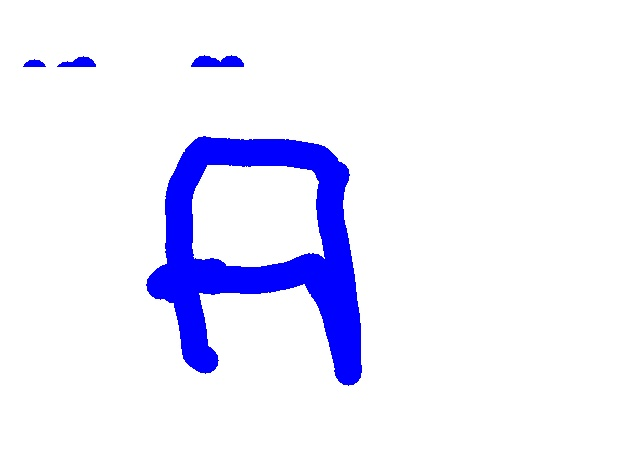
#> input picture last_frame.jpg, 636 x 471 px, given in place of the camera
$ jupyter execute --allow-errors AirWritingDnR2024.ipynb   (text cells are left out)
#> lines starting #> are read from the running program, lines starting #| are printed output that depends on the picture; after the words box and inside, x2 and y2 are one past the last pixel; in counts of white or black regions, pixels touching at a corner belong together
### AWDR/static/uploads/color_selector.py
import cv2

def color_detector():

    def setValues(x):
        print("")
    # creating a window for HUE selector
    cv2.namedWindow("Color detectors")
    cv2.createTrackbar("Upper Hue", "Color detectors", 153, 180, setValues)
    cv2.createTrackbar("Upper Saturation", "Color detectors", 255, 255, setValues)
    cv2.createTrackbar("Upper Value", "Color detectors", 255, 255, setValues)
    cv2.createTrackbar("Lower Hue", "Color detectors", 64, 180, setValues)
    cv2.createTrackbar("Lower Saturation", "Color detectors", 72, 255, setValues)
    cv2.createTrackbar("Lower Value", "Color detectors", 49, 255, setValues)

### AirWritingDnR2024.ipynb
[cell 1]
#importing the libraries

import numpy as np
import cv2
from collections import deque
from color_selector import color_detector

[cell 2]
# calling the colour function
color_detector()

bpoints = [deque(maxlen = 512)]
gpoints = [deque(maxlen = 512)]
ypoints = [deque(maxlen = 512)]
rpoints = [deque(maxlen = 512)]

[cell 3]
#pointers in the above colour array we introduce some index values Which would mark their positions
blue_index = 0
green_index = 0
yellow_index = 0
red_index = 0

[cell 4]
# The kernel is used for dilation of contour

kernel = np.ones((5, 5))

[cell 5]
# The ink colours for the drawing purpose

colors = [(255, 0, 0), (0, 255, 0), (0, 225, 255), (0, 0, 255)]
colorIndex = 0

[cell 6]
# Setting up the drawing board AKA The canvas

paintWindow = np.zeros((471, 636, 3)) + 255

cv2.namedWindow('Paint', cv2.WINDOW_AUTOSIZE)
# Function to create trackbars and set the initial HSV values
def set_up_trackbars():
    cv2.createTrackbar("Upper Hue", "Paint", 153, 180, nothing)
    cv2.createTrackbar("Upper Saturation", "Paint", 255, 255, nothing)
    cv2.createTrackbar("Upper Value", "Paint", 255, 255, nothing)
    cv2.createTrackbar("Lower Hue", "Paint", 64, 180, nothing)
    cv2.createTrackbar("Lower Saturation", "Paint", 72, 255, nothing)
    cv2.createTrackbar("Lower Value", "Paint", 49, 255, nothing)
def nothing(x):
    pass

# Calling the set_up_trackbars function to create the trackbars
set_up_trackbars()

[cell 7]
cap = cv2.VideoCapture(0)

while True:

    # Reading the camera frame
    ret, frame = cap.read()
#> frame is the input picture: shape (471, 636, 3); mean B, G, R 254.3, 236.3, 236.3
    # For saving video outputqqqqqqqqq
    # out = cv2.VideoWriter("Paint-Window.mp4", cv2.VideoWriter_fourcc(*'XVID'), 1, (frame.shape[1], frame.shape[0]))

    # Flipping the frame to see same side of the userqqqqqqqqq
    frame = cv2.flip(frame, 1)
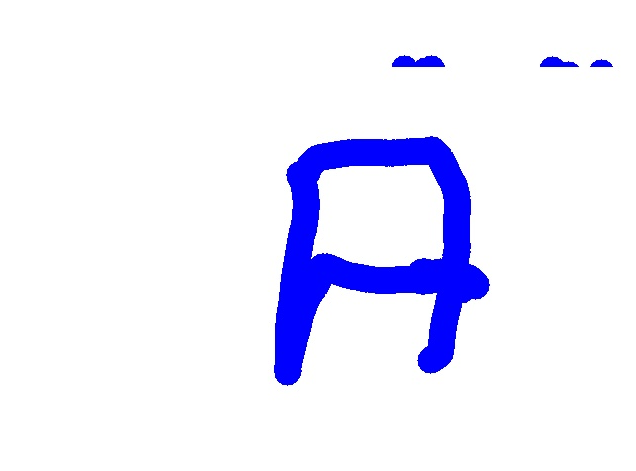
#> frame: shape (471, 636, 3); mean B, G, R 254.3, 236.3, 236.3
    hsv = cv2.cvtColor(frame, cv2.COLOR_BGR2HSV)
#> hsv: shape (471, 636, 3); mean H, S, V 13.1, 18.7, 254.4

    # Getting the new positions of the trackbar and setting the new HSV values

    u_hue = cv2.getTrackbarPos("Upper Hue", "Color detectors")
    u_saturation = cv2.getTrackbarPos("Upper Saturation", "Color detectors")
    u_value = cv2.getTrackbarPos("Upper Value","Color detectors")
    l_hue = cv2.getTrackbarPos("Lower Hue", "Color detectors")
    l_saturation = cv2.getTrackbarPos("Lower Saturation", "Color detectors")
    l_value = cv2.getTrackbarPos("Lower Value", "Color detectors")
    Upper_hsv = np.array([u_hue, u_saturation, u_value])
    Lower_hsv = np.array([l_hue, l_saturation, l_value])

    # Adding the colour buttons to the live frame to choose color
    frame = cv2.rectangle(frame, (35, 1), (135, 65), (122, 122, 122), -1)
    frame = cv2.rectangle(frame, (160, 1), (255, 65), (255, 0, 0), -1)
    frame = cv2.rectangle(frame, (275, 1), (370, 65), (0, 255, 0), -1)
    frame = cv2.rectangle(frame, (390, 1), (485, 65), (0, 255, 255), -1)
    frame = cv2.rectangle(frame, (505, 1), (600, 65), (0, 0, 255), -1)

    cv2.putText(frame, "Clear All", (55, 33), cv2.FONT_HERSHEY_SIMPLEX, 0.4, (255, 255, 255), 2, cv2.LINE_AA)

    cv2.putText(frame, "Blue Color", (175, 33), cv2.FONT_HERSHEY_SIMPLEX, 0.4, (255, 255, 255), 2, cv2.LINE_AA)

    cv2.putText(frame, "Green Color", (285, 33), cv2.FONT_HERSHEY_SIMPLEX, 0.4, (255, 255, 255), 2, cv2.LINE_AA)

    cv2.putText(frame, "Yellow Color", (400, 33), cv2.FONT_HERSHEY_SIMPLEX, 0.4, (150, 150, 150), 2, cv2.LINE_AA)

    cv2.putText(frame, "Red Color", (520, 33), cv2.FONT_HERSHEY_SIMPLEX, 0.4, (255, 255, 255), 2, cv2.LINE_AA)
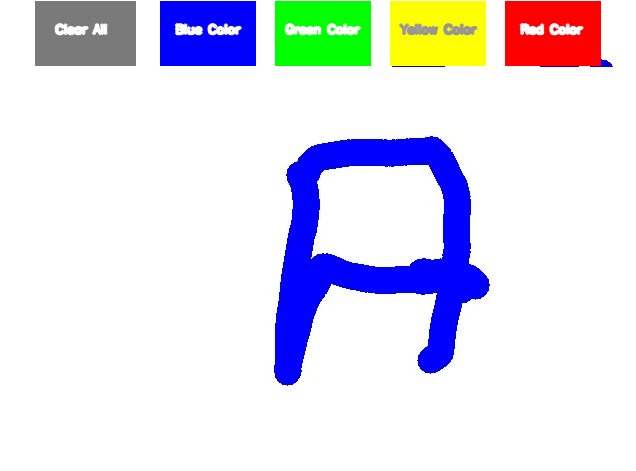
#> frame: shape (471, 636, 3); mean B, G, R 236.9, 224.3, 224.3

    cv2.putText(frame, "Press 'f' to capture the character for recognition.", (33, 440), cv2.FONT_HERSHEY_SIMPLEX, 0.4, (255, 255, 255), 1, cv2.LINE_AA)

    cv2.putText(frame, "Press and hold 'q' to terminate this window and recognize the character.", (33, 460), cv2.FONT_HERSHEY_SIMPLEX, 0.4, (255, 255, 255), 1, cv2.LINE_AA)

    # masking out the pointer for it's identification in the frame

    Mask = cv2.inRange(hsv, Lower_hsv, Upper_hsv)
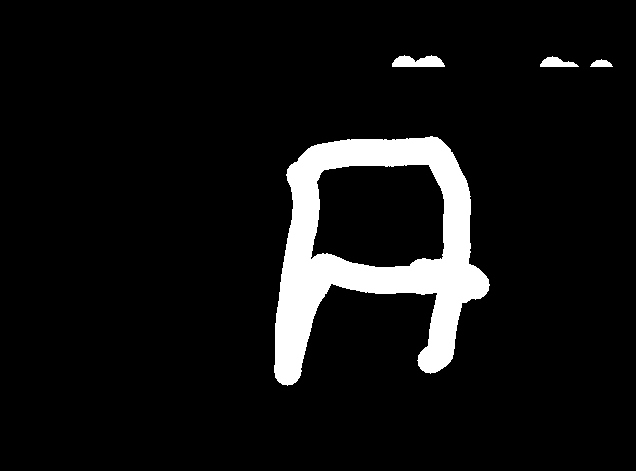
#> Mask: shape (471, 636); 7.3% white; 4 white regions, box (x1, y1, x2, y2) and area: (274, 136, 490, 386) 21057, (392, 55, 445, 67) 481, (540, 56, 579, 67) 263, (590, 59, 613, 67) 126
    Mask = cv2.erode(Mask, kernel, iterations = 1)
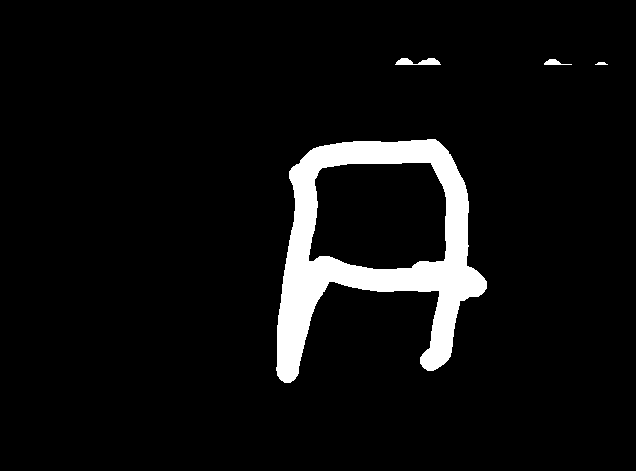
#> Mask: shape (471, 636); 6% white; 4 white regions, box (x1, y1, x2, y2) and area: (276, 139, 487, 383) 17692, (395, 58, 441, 65) 217, (544, 59, 572, 65) 89, (595, 62, 608, 65) 29
    Mask = cv2.morphologyEx(Mask, cv2.MORPH_OPEN, kernel)
#> Mask: shape (471, 636); 6% white; 4 white regions, box (x1, y1, x2, y2) and area: (277, 139, 487, 383) 17686, (422, 58, 438, 65) 96, (398, 58, 411, 65) 81, (548, 59, 557, 65) 52
    Mask = cv2.dilate(Mask, kernel, iterations = 1)
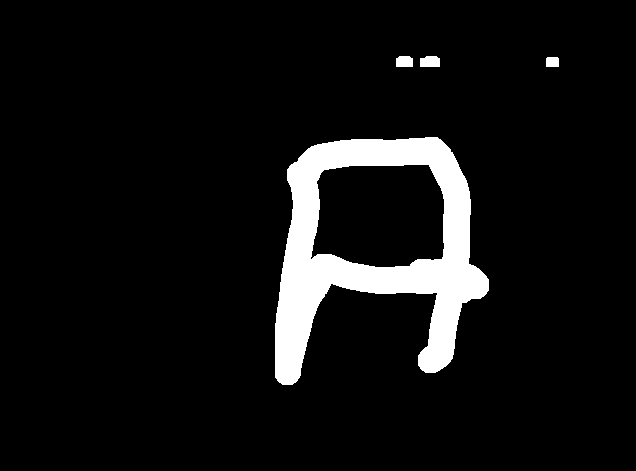
#> Mask: shape (471, 636); 7.2% white; 4 white regions

    # Now contouring the pointers post identification

    countours, _ = cv2.findContours(Mask.copy(), cv2.RETR_EXTERNAL, cv2.CHAIN_APPROX_SIMPLE)
#> countours = 4 contours; box (x1, y1, x2, y2) and area: (275, 137, 489, 385) 32282, (420, 56, 440, 67) 176, (396, 56, 413, 67) 152, (546, 57, 559, 67) 107
    centre = None

    # If there are any contours formed
    if len(countours) > 0:

        # sorting the contours for the biggest
        countour = sorted(countours, key = cv2.contourArea, reverse = True)[0]
#> countour = contour of 308 points, box (x1, y1, x2, y2) (275, 137, 489, 385), area 32282
        # Get the radius of the cirlce formed around the found contour
        ((x, y), radius) = cv2.minEnclosingCircle(countour)
#> x = 359.5; y = 260.5; radius = 145.8

        # Drawing the circle boundary around the contour
        cv2.circle(frame, (int(x), int(y)), int(radius), (0, 255, 255), 2)
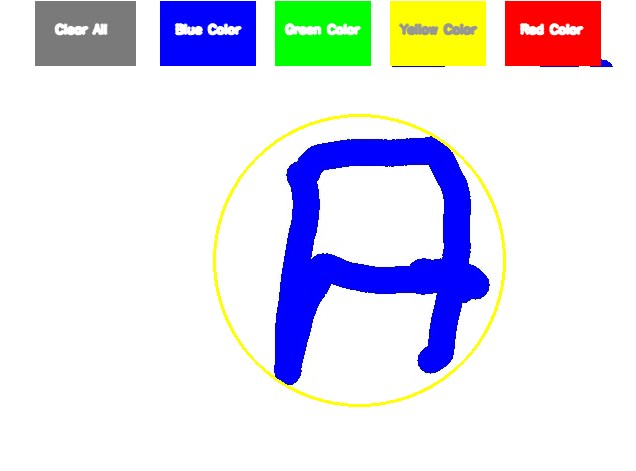
#> frame: shape (471, 636, 3); 0.89% of pixels changed, all inside (x1, y1, x2, y2) = (213, 114, 506, 407)

        # Calculating the centre of the detected contour
        M = cv2.moments(countour)
#> M = moments, m00 32282, centre m10/m00, m01/m00 = (376.2, 237.7)
        centre = (int(M['m10'] / M['m00']), int(M['m01'] / M['m00']))
#> centre = (376, 237)

        # Now checking if the user clicked on another button on the screen (the 4 buttons that were mentioned Y,G,B,R and clear all)
        if centre[1] <= 65:

            # Clear Button
            if 35 <= centre[0] <= 135:
                bpoints = [deque(maxlen = 512)]
                gpoints = [deque(maxlen = 512)]
                ypoints = [deque(maxlen = 512)]
                rpoints = [deque(maxlen = 512)]

                blue_index = 0
                green_index = 0
                yellow_index = 0
                red_index = 0

                paintWindow[67:, :, :] = 255
            elif 160 <= centre[0] and centre[0] <= 255:
                colorIndex = 0 # Blue

            elif 275 <= centre[0] and centre[0] <= 370:
                colorIndex = 1 # Green
            elif 390 <= centre[0] and centre[0] <= 485:
                colorIndex = 2 # Yellow
            elif 505 <= centre[0] and centre[0] <= 600:
                colorIndex = 3 # Red
        else :
            if colorIndex == 0:
                bpoints[blue_index].appendleft(centre)
            elif colorIndex == 1:
                gpoints[green_index].appendleft(centre)
            elif colorIndex == 2:
                ypoints[yellow_index].appendleft(centre)
            elif colorIndex == 3:
                rpoints[red_index].appendleft(centre)

    # Appending the next deques if nothing is detected

    else:
        bpoints.append(deque(maxlen = 512))
        blue_index += 1
        gpoints.append(deque(maxlen = 512))
        green_index += 1
        ypoints.append(deque(maxlen = 512))
        yellow_index += 1
        rpoints.append(deque(maxlen = 512))
        red_index += 1

    # Drawing the lines of every colour on the canvas and the track frame window

    points = [bpoints, gpoints, ypoints, rpoints]
    for i in range(len(points)):
        for j in range(len(points[i])):
            for k in range(1, len(points[i][j])):
                if points[i][j][k - 1] is None or points[i][j][k] is None:
                    continue

                cv2.line(frame, points[i][j][k - 1], points[i][j][k], colors[i], 25)
                cv2.line(paintWindow, points[i][j][k - 1], points[i][j][k], colors[i], 25)
#> paintWindow: shape (471, 636, 3) float64; every value is 255

    key = cv2.waitKey(1)
#> (key q is pressed here)
    if key & 0xFF == ord('f'):
        cv2.imwrite("last_frame.jpg", paintWindow)


    # Displaying/running all the 3 windows
    cv2.imshow("Live Tracking", frame)
    cv2.imshow("Paint", paintWindow)
    cv2.imshow("mask", Mask)

    # Wait for a key event (up to 1 millisecond)
    key = cv2.waitKey(1)
#> (key q is pressed here)

    # If the 'f' key is pressed, save the current state of the "Paint" window
    if key & 0xFF == ord('f'):
        cv2.imwrite("last_frame.jpg", paintWindow)

    # If the 'q' key is pressed, break out of the loop and stop the program gracefully
    if key & 0xFF == ord('q'):
        break

# Releasing the camera and all the other resources of the device
cap.release()
cv2.destroyAllWindows()

[cell 8]
from keras.datasets import mnist
from keras.models import Sequential
from keras.layers import Dense, Flatten, Conv2D, MaxPool2D, Dropout
from keras.optimizers import Adam
from keras.optimizers import SGD
from keras.callbacks import ReduceLROnPlateau, EarlyStopping
#from keras.utils import np_utils
from tensorflow.keras.utils import to_categorical

[cell 9]
import tensorflow as tf
import matplotlib.pyplot as plt
import shutil
import os
from tensorflow.keras.models import load_model
import cv2
import numpy as np
from tensorflow.keras.utils import to_categorical
import pandas as pd
import numpy as np
from sklearn.model_selection import train_test_split
import matplotlib.pyplot as plt
#from tqdm import tqdm_notebook
from sklearn.utils import shuffle
from PIL import Image
# from tensorflow.keras.optimizers import Adam

#> (a cell that did not finish here is left out)

#> (a cell that did not finish here is left out)

#> (a cell that did not finish here is left out)

[cell 13]
# Dictionary for getting characters from index values...

word_dict = {0:'A',1:'B',2:'C',3:'D',4:'E',5:'F',6:'G',7:'H',8:'I',9:'J',10:'K',11:'L',12:'M',13:'N',14:'O',15:'P',16:'Q',17:'R',18:'S',19:'T',20:'U',21:'V',22:'W',23:'X', 24:'Y',25:'Z'}

[cell 14]
# Plotting the number of alphabets in the dataset...

train_yint = np.int0(y)
#> train_yint = 260
count = np.zeros(26, dtype='int')
#> (the rest of this cell did not finish here and is left out)

#> (a cell that did not finish here is left out)

#> (a cell that did not finish here is left out)

#> (a cell that did not finish here is left out)

[cell 18]
Training=False

#> (a cell that did not finish here is left out)

#> (a cell that did not finish here is left out)

[cell 21]
# Displaying some of the test images & their predicted labels...

fig, axes = plt.subplots(3,3, figsize=(8,9))
axes = axes.flatten()

#> (the rest of this cell did not finish here and is left out)

[cell 22]
# Prediction on external image...

img = cv2.imread("last_frame.jpg")
img_copy = img.copy()

img = cv2.cvtColor(img, cv2.COLOR_BGR2RGB)
img = cv2.resize(img, (400,440))
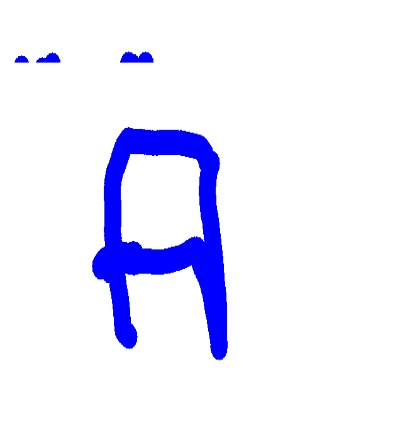
#> img: shape (440, 400, 3); mean R, G, B 236.3, 236.3, 254.3

img_copy = cv2.GaussianBlur(img_copy, (7,7), 0)
img_gray = cv2.cvtColor(img_copy, cv2.COLOR_BGR2GRAY)
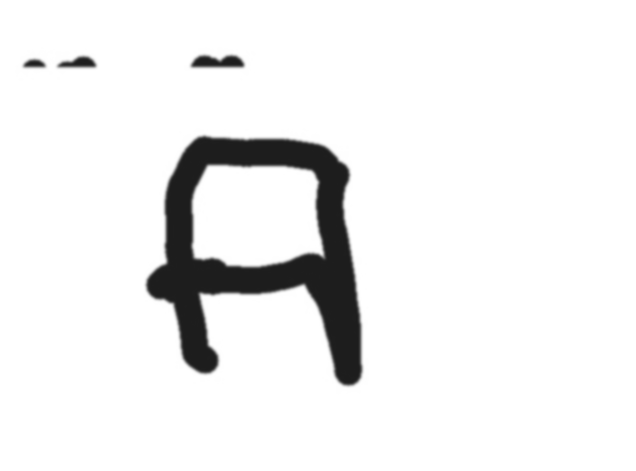
#> img_gray: shape (471, 636); min 29, max 255, mean 238.4

_,img_thresh = cv2.threshold(img_gray, 100, 255, cv2.THRESH_BINARY_INV)
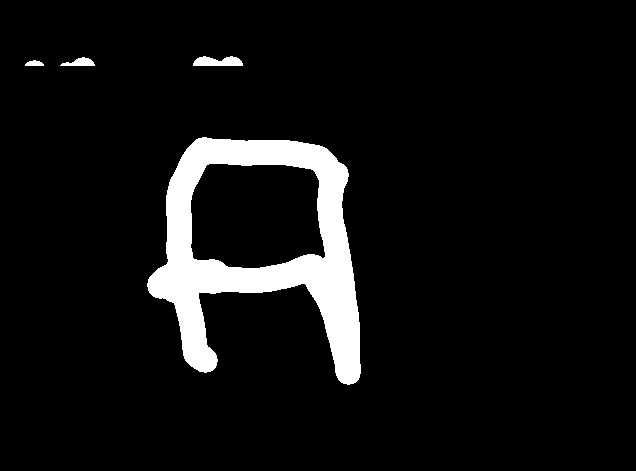
#> img_thresh: shape (471, 636); 6.9% white; 4 white regions, box (x1, y1, x2, y2) and area: (147, 137, 361, 385) 19971, (193, 56, 243, 66) 384, (60, 57, 95, 66) 191, (25, 60, 44, 66) 84

img_final = cv2.resize(img_thresh, (28,28))
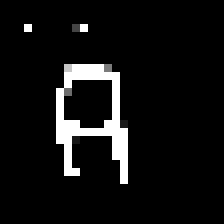
#> img_final: shape (28, 28) (shown 8 times larger); min 0, max 255, mean 17.9
img_final =np.reshape(img_final, (1,28,28,1))


#> (the rest of this cell did not finish here and is left out)
